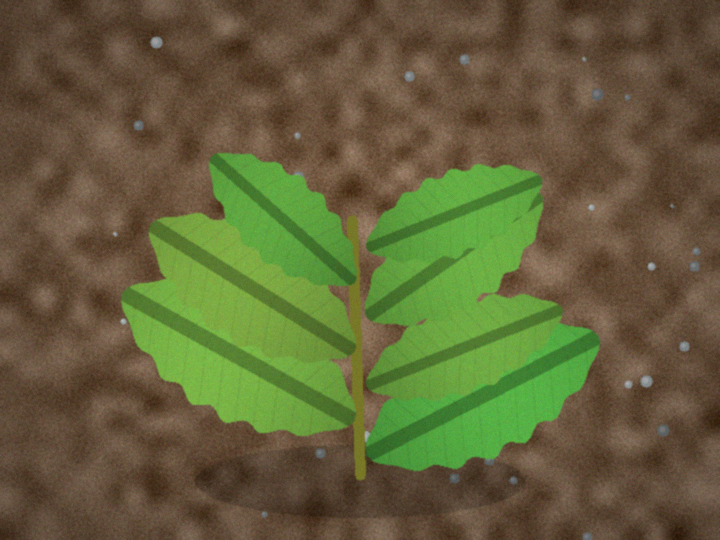
#> input picture samples/01_healthy_plant.png, 720 x 540 px
$ python -i segment.py   (imports and definitions only)
#> lines starting #> are read from the running program, lines starting #| are printed output that depends on the picture; after the words box and inside, x2 and y2 are one past the last pixel; in counts of white or black regions, pixels touching at a corner belong together
#> further down, picture is the input picture: shape (540, 720, 3); mean B, G, R 58.5, 96.9, 98.6
"""第一步：把画面里的植物从背景中分割出来。

思路（经典的 ExG 植被指数法）：
1. 把像素转换到色度坐标，计算超绿指数 ExG = 2g - r - b，绿色越强值越大；
2. 用 Otsu 自动阈值在 ExG 图上切一刀，得到"像植物"的像素；
3. 再用 HSV 颜色区间做一次过滤，去掉灰白色、高亮反光等误检；
4. 形态学开运算去噪点、闭运算补缝隙，最后删掉过小的碎块。
"""

from __future__ import annotations

from dataclasses import asdict, dataclass

import cv2
import numpy as np


@dataclass
class SegmentConfig:
    """植被分割参数。所有参数都可以在命令行里覆盖。"""

    # HSV 粗筛：正常绿色在 OpenCV 的 H 通道里大约落在 25~95
    hue_min: int = 25
    hue_max: int = 95
    sat_min: int = 40          # 饱和度下限，滤掉灰白区域
    val_min: int = 30          # 亮度下限，滤掉阴影和黑边

    # 发黄、失绿的叶片颜色已经偏橙黄，用单独一组阈值放宽接纳，
    # 但必须"挨着绿色主体"才算植物——否则土块、枯枝、木栅栏都会被误检。
    yellow_hue_min: int = 12
    yellow_hue_max: int = 25
    yellow_sat_min: int = 60
    yellow_val_min: int = 60
    # 黄叶与绿色主体之间的"接触容差"：只要一片黄叶有像素落在绿色主体的这个
    # 范围内，整片黄叶都会被接纳（而不是只接纳靠近的那一小圈）。0 = 不接纳黄叶。
    yellow_connect_px: int = 15

    exg_bias: float = 0.0      # 手动微调 Otsu 阈值，正数=更严格
    open_ksize: int = 3        # 开运算核大小
    close_ksize: int = 7       # 闭运算核大小
    min_area_ratio: float = 0.0005   # 小于该比例的碎块直接丢弃
    fill_holes: bool = True          # 填充叶片内部的小孔洞

    def to_dict(self) -> dict:
        return asdict(self)


def compute_exg(bgr: np.ndarray) -> np.ndarray:
    """计算超绿指数 ExG = 2g - r - b（色度归一化版本，范围约 -1 ~ 1）。

    归一化的好处：不容易被整体明暗影响，阴天拍的图也能用。
    """
    img = bgr[..., :3].astype(np.float32)
    b, g, r = img[:, :, 0], img[:, :, 1], img[:, :, 2]
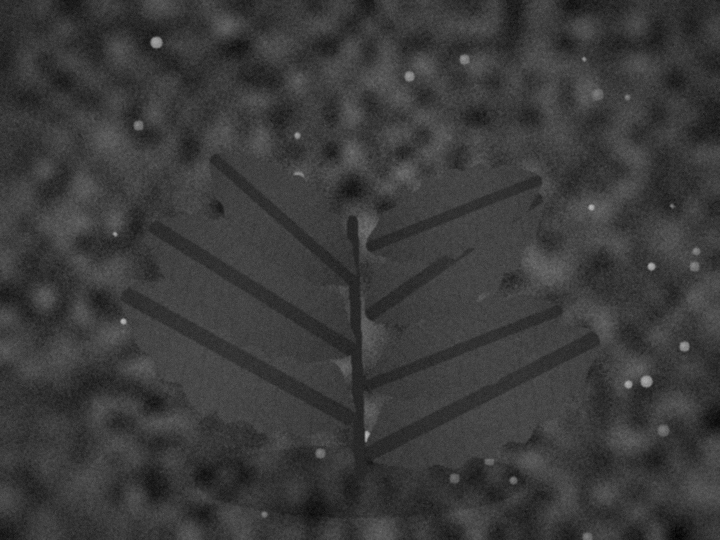
#> b: shape (540, 720) float32; min 2, max 186, mean 58.5
    total = b + g + r + 1e-6
    return 2.0 * (g / total) - (r / total) - (b / total)
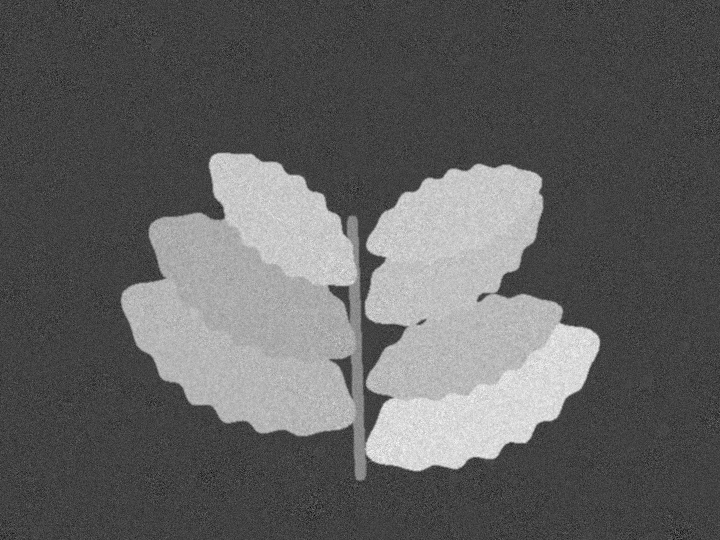
#> returned value: shape (540, 720) float32; min -0.275, max 0.75, mean 0.115; drawn with min black and max white


def to_uint8(values: np.ndarray) -> np.ndarray:
    """把任意范围的浮点图拉伸到 0~255，方便交给 OpenCV 处理。"""
    lo, hi = float(values.min()), float(values.max())
#> lo = -0.275; hi = 0.75
    if hi - lo < 1e-6:
        return np.zeros(values.shape, dtype=np.uint8)
    return ((values - lo) / (hi - lo) * 255.0).astype(np.uint8)


def otsu_threshold(values_u8: np.ndarray) -> int:
    """Otsu 自动阈值：让前景和背景两类内部的方差之和最小。"""
    threshold, _ = cv2.threshold(
        values_u8, 0, 255, cv2.THRESH_BINARY + cv2.THRESH_OTSU
    )
#> threshold = 127
    return int(threshold)


def hsv_of(bgr: np.ndarray) -> np.ndarray:
    return cv2.cvtColor(bgr[..., :3], cv2.COLOR_BGR2HSV)


def vegetation_mask(
    bgr: np.ndarray, cfg: SegmentConfig | None = None
) -> tuple[np.ndarray, dict]:
    """返回 (植被掩膜, 诊断信息)。掩膜为 uint8，前景=255。

    掩膜 = 绿色主体（ExG 超阈值 且 HSV 落在绿色区间）
          + 紧贴绿色主体的黄化叶片（同样要过 ExG 这一关）。
    """
    cfg = cfg or SegmentConfig()
    exg = compute_exg(bgr)
    exg_u8 = to_uint8(exg)
    thr = otsu_threshold(exg_u8)
#> thr = 127
    effective = int(np.clip(thr + cfg.exg_bias * 255.0 / 100.0, 0, 255))
#> effective = 127

    hsv = hsv_of(bgr)
#> in hsv_of, `return cv2.cvtColor(bgr[..., :3], cv2.COLOR_BGR2HSV)`: returned value: shape (540, 720, 3); mean H, S, V 23, 119.5, 113.1
    h, s, v = hsv[:, :, 0], hsv[:, :, 1], hsv[:, :, 2]
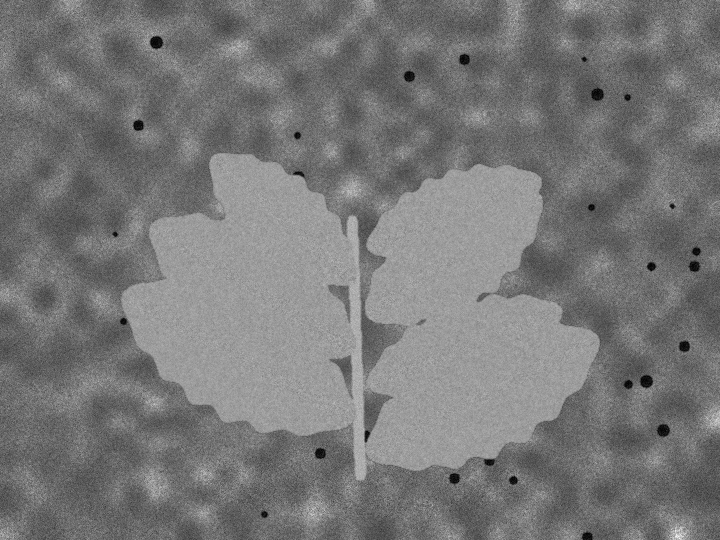
#> s: shape (540, 720); min 0, max 244, mean 119.5
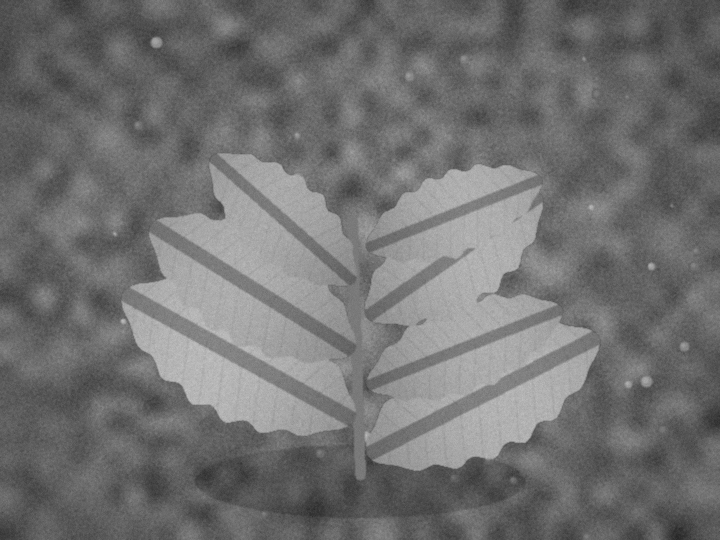
#> v: shape (540, 720); min 39, max 196, mean 113.1
    exg_ok = exg_u8 > effective
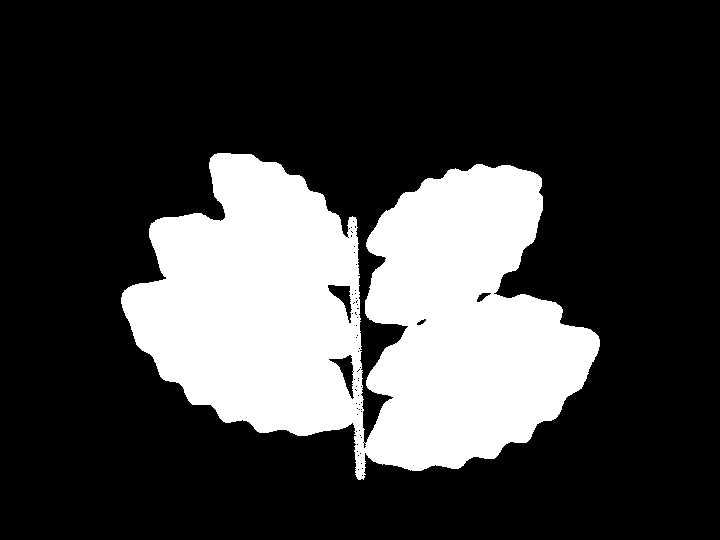
#> exg_ok: shape (540, 720) bool; 25% white; 1 white region, box (x1, y1, x2, y2) and area: (121, 153, 600, 480) 97307

    green = (
        (h >= cfg.hue_min)
        & (h <= cfg.hue_max)
        & (s >= cfg.sat_min)
        & (v >= cfg.val_min)
        & exg_ok
    )
    yellow = (
        (h >= cfg.yellow_hue_min)
        & (h < cfg.yellow_hue_max)
        & (s >= cfg.yellow_sat_min)
        & (v >= cfg.yellow_val_min)
        & exg_ok
    )
#> yellow: shape (540, 720) bool; every value is 0

    accepted_yellow = np.zeros_like(green)
    # 先清理绿色主体：开运算会把土壤噪点产生的零星"假绿色"直接抹掉，
    # 只有成形的绿色区域才有资格"吸附"周围的黄叶。
    green_core = clean_mask(green.astype(np.uint8) * 255, cfg)

    if cfg.yellow_connect_px > 0 and yellow.any() and green_core.any():
        ksize = cfg.yellow_connect_px | 1  # 保证是奇数
        k = cv2.getStructuringElement(cv2.MORPH_ELLIPSE, (ksize, ksize))
        near_green = cv2.dilate(green_core, k) > 0
        # 以整片黄叶为单位判断：只要有一小块贴着绿色主体，整片都算植物。
        _, labels, _, _ = cv2.connectedComponentsWithStats(
            yellow.astype(np.uint8) * 255, connectivity=8
        )
        touched = np.unique(labels[near_green & (labels > 0)])
        if touched.size:
            accepted_yellow = yellow & np.isin(labels, touched)

    mask = (green_core | (accepted_yellow.astype(np.uint8) * 255))
    mask = clean_mask(mask, cfg)

    info = {
        "exg_otsu_threshold": thr,
        "exg_effective_threshold": effective,
        "green_pixels": int(np.count_nonzero(green)),
        "yellow_pixels": int(np.count_nonzero(yellow)),
        "yellow_accepted_pixels": int(np.count_nonzero(accepted_yellow)),
        "yellow_rejected_pixels": int(np.count_nonzero(yellow & ~accepted_yellow)),
        "mask_pixels": int(np.count_nonzero(mask)),
    }
    return mask, info


def clean_mask(mask: np.ndarray, cfg: SegmentConfig | None = None) -> np.ndarray:
    """形态学清理 + 去小块 + 补洞。"""
    cfg = cfg or SegmentConfig()
    cleaned = mask.copy()

    if cfg.open_ksize > 1:
        k = cv2.getStructuringElement(
            cv2.MORPH_ELLIPSE, (cfg.open_ksize, cfg.open_ksize)
        )
        cleaned = cv2.morphologyEx(cleaned, cv2.MORPH_OPEN, k)
#> cleaned: shape (540, 720); 25% white; 1 white region, box (x1, y1, x2, y2) and area: (121, 153, 600, 480) 97244
    if cfg.close_ksize > 1:
        k = cv2.getStructuringElement(
            cv2.MORPH_ELLIPSE, (cfg.close_ksize, cfg.close_ksize)
        )
        cleaned = cv2.morphologyEx(cleaned, cv2.MORPH_CLOSE, k)
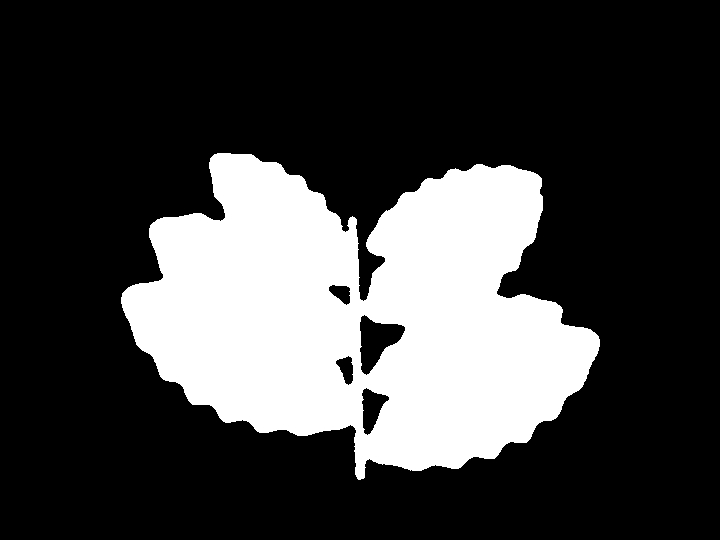
#> cleaned: shape (540, 720); 25.2% white; 1 white region, box (x1, y1, x2, y2) and area: (121, 153, 600, 480) 97939

    cleaned = remove_small_objects(cleaned, cfg.min_area_ratio)
    if cfg.fill_holes:
        cleaned = fill_holes(cleaned)
    return cleaned


def remove_small_objects(mask: np.ndarray, min_area_ratio: float) -> np.ndarray:
    """删除面积过小的连通域（多半是噪点或零散杂草）。"""
#> called with min_area_ratio = 0.0005
    if min_area_ratio <= 0:
        return mask
    total = mask.shape[0] * mask.shape[1]
#> total = 388800
    min_area = max(4.0, min_area_ratio * total)
#> min_area = 194.4
    count, labels, stats, _ = cv2.connectedComponentsWithStats(mask, connectivity=8)
#> labels: shape (540, 720) int32; values 0 (black) and 1 (white), 25.2% white; 1 white region
#> count = 2; stats = [[0, 0, 720, 540, 290861], [121, 153, 479, 327, 97939]]
    out = np.zeros_like(mask)
    for label in range(1, count):
        if stats[label, cv2.CC_STAT_AREA] >= min_area:
            out[labels == label] = 255
    return out


def fill_holes(mask: np.ndarray) -> np.ndarray:
    """用外轮廓重绘前景，把叶片中间被漏掉的像素补回来。"""
    contours, _ = cv2.findContours(mask, cv2.RETR_EXTERNAL, cv2.CHAIN_APPROX_SIMPLE)
#> contours = 1 contour; box (x1, y1, x2, y2) and area: (121, 153, 600, 480) 99825
    if not contours:
        return mask
    filled = np.zeros_like(mask)
    cv2.drawContours(filled, contours, -1, 255, thickness=cv2.FILLED)
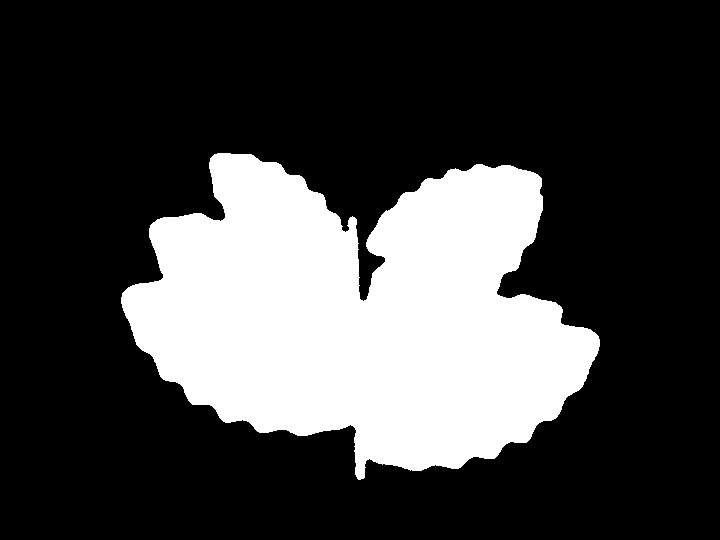
#> filled: shape (540, 720); 25.9% white; 1 white region, box (x1, y1, x2, y2) and area: (121, 153, 600, 480) 100656
    return filled

>>> import cv2
>>> picture = cv2.imread('../samples/01_healthy_plant.png')
>>> result = vegetation_mask(picture)
#> in vegetation_mask, `info = { "exg_otsu_threshold": thr, "exg_effective_threshold": effecti..`: info = {'exg_otsu_threshold': 127, 'exg_effective_threshold': 127, 'green_pixels': 97307, 'yellow_pixels': 0, 'yellow_accepted_pixels': 0, 'yellow_rejected_pixels': 0, 'mask_pixels': 100656}

$ run again, on samples/03_leaf_disease.png
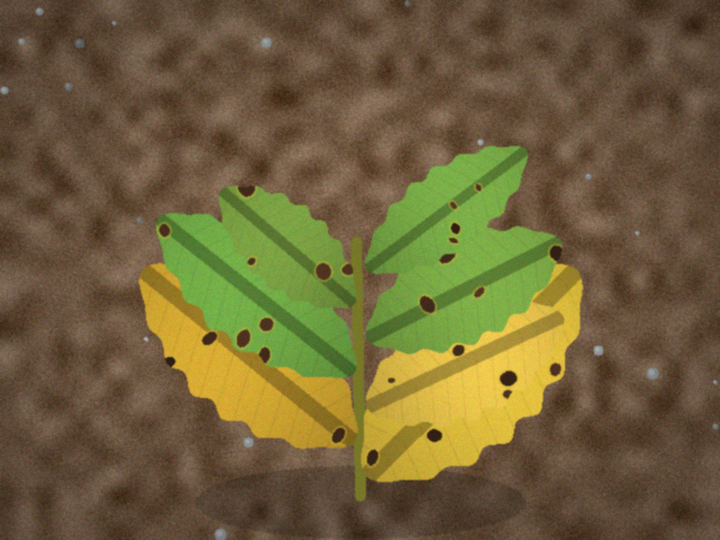
#> input picture samples/03_leaf_disease.png, 720 x 540 px
#> picture is the input picture: shape (540, 720, 3); mean B, G, R 58, 96.6, 110.9
#> lo = -0.265; hi = 0.591
#> threshold = 125
#> exg_ok: shape (540, 720) bool; 22% white; 12 white regions (11 under 20 px), largest, box (x1, y1, x2, y2) and area: (140, 145, 583, 502) 85488
#> green: shape (540, 720) bool; 15% white; 1169 white regions (1126 under 20 px), largest, box (x1, y1, x2, y2) and area: (155, 186, 380, 502) 27777, (365, 145, 562, 355) 26560, (523, 385, 541, 400) 62
#> yellow: shape (540, 720) bool; 7% white in thin lines or dots, all inside (x1, y1, x2, y2) = (139, 22, 690, 507)
#> count = 34; stats = 34 rows, first 6: [0, 0, 720, 540, 333656], [155, 145, 407, 357, 54838], [563, 266, 3, 3, 5], [548, 302, 3, 3, 5], [566, 307, 7, 9, 19], [430, 363, 3, 3, 5]
#> after the loop in remove_small_objects, `for label in range(1, count):`:
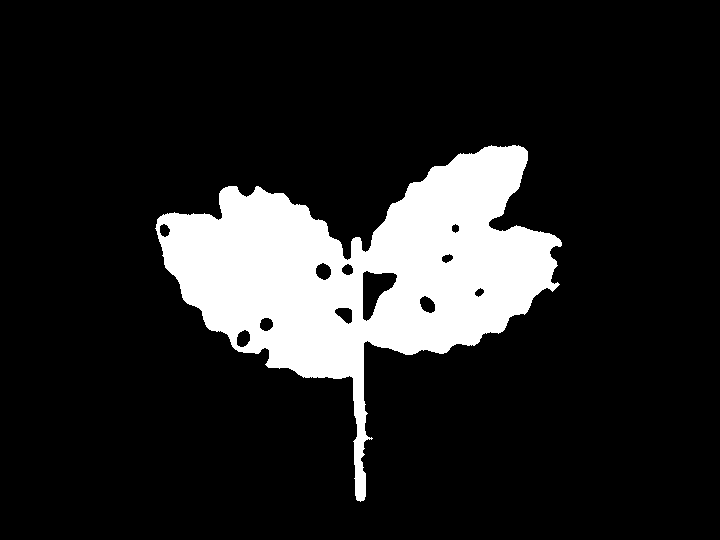
#> out: shape (540, 720); 14.1% white; 1 white region
#> contours = 1 contour; box (x1, y1, x2, y2) and area: (155, 145, 562, 502) 56234
#> filled: shape (540, 720); 14.7% white; 1 white region, box (x1, y1, x2, y2) and area: (155, 145, 562, 502) 56987
#> near_green: shape (540, 720) bool; 17.6% white; 1 white region, box (x1, y1, x2, y2) and area: (148, 138, 569, 509) 68514
#> touched = 48 values from 2 to 60
#> accepted_yellow: shape (540, 720) bool; 7% white in thin lines or dots, all inside (x1, y1, x2, y2) = (140, 193, 583, 486)
#> mask: shape (540, 720); 21.6% white; 4 white regions (3 under 20 px), largest, box (x1, y1, x2, y2) and area: (140, 145, 583, 502) 83898
#> contours = 1 contour; box (x1, y1, x2, y2) and area: (140, 145, 583, 502) 95966
#> in fill_holes (call 2), `cv2.drawContours(filled, contours, -1, 255, thickness=cv2.FILLED)`:
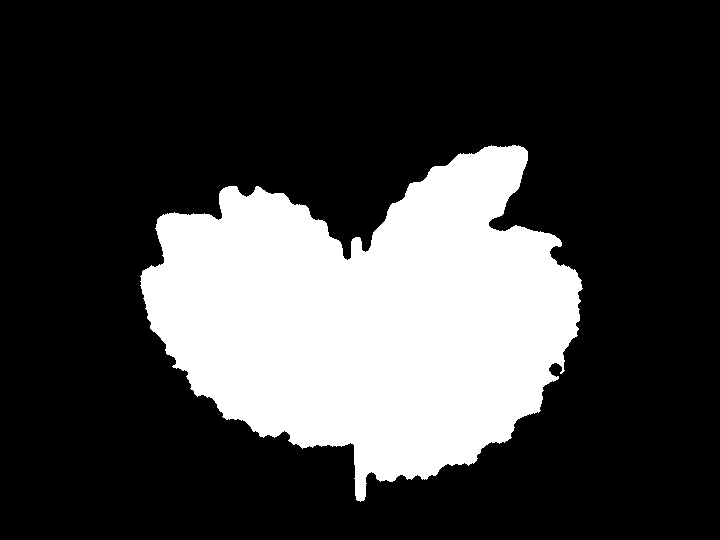
#> filled: shape (540, 720); 24.9% white; 1 white region, box (x1, y1, x2, y2) and area: (140, 145, 583, 502) 96745
#> info = {'exg_otsu_threshold': 125, 'exg_effective_threshold': 125, 'green_pixels': 58442, 'yellow_pixels': 27058, 'yellow_accepted_pixels': 27042, 'yellow_rejected_pixels': 16, 'mask_pixels': 96745}
